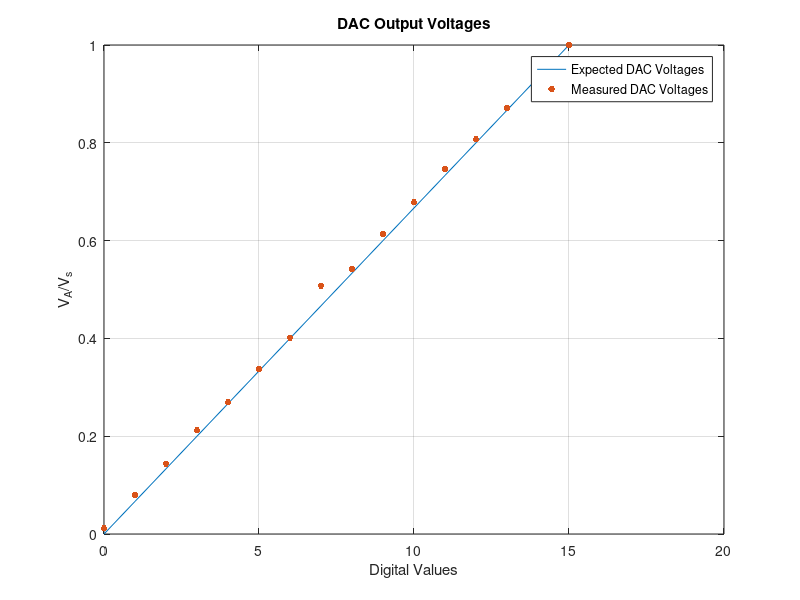

MATLAB code for this plot:
clc, clear, close all;

Vs = 2.64
nums = 0:15;
vals = 0:1/15*Vs:Vs
my_vals = [0.03 0.21 0.38 0.56 0.71 0.89 1.06 1.34 1.43 1.62 1.79 1.97 2.13 2.30 2.47 2.64]
plot(nums,vals/Vs)
hold on
plot(nums,my_vals/Vs,'.','MarkerSize',15)
title('DAC Output Voltages')
xlabel('Digital Values')
ylabel('V_A/V_s')
legend('Expected DAC Voltages', 'Measured DAC Voltages','Location','best')
grid()